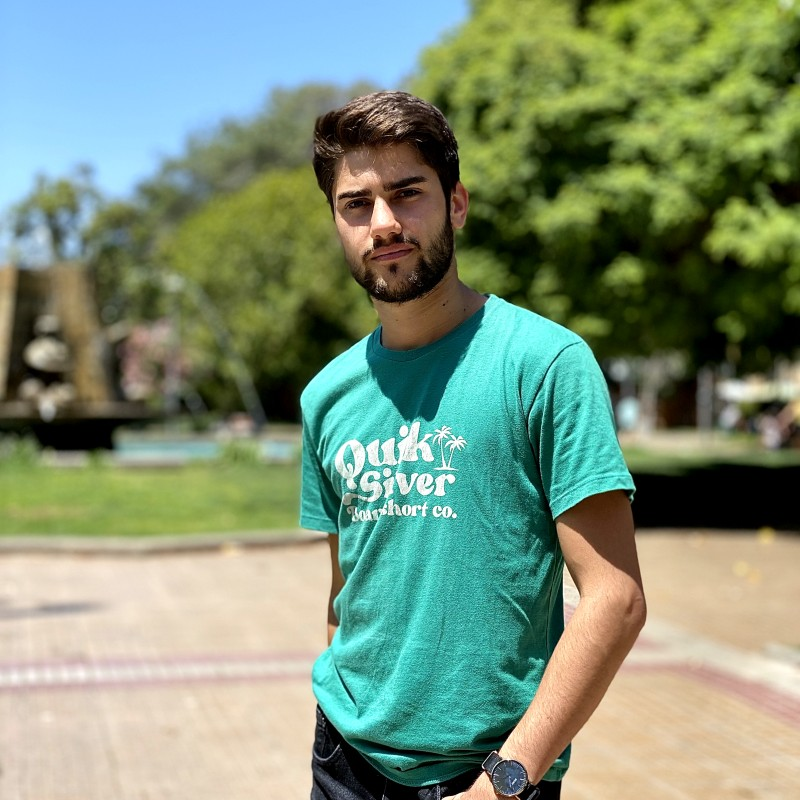
#> input picture TP2/test.jpeg, 800 x 800 px
$ python image_proccessing.py
#> lines starting #> are read from the running program, lines starting #| are printed output that depends on the picture
import logging
import cv2 as cv
import asyncio
import os


async def black_and_white(image_url: str) -> str:
    logging.basicConfig(level=logging.INFO)
    logging.info('image_proccessing.py black_and_white() started')

    image = cv.imread(image_url)
    gray_image = cv.cvtColor(image, cv.COLOR_BGR2GRAY)

    filename, extension = os.path.splitext(image_url)
    bw_image_url = f"{filename}_bw{extension}"

    cv.imwrite(bw_image_url, gray_image)

    logging.info('image_proccessing.py black_and_white() finished')
    return bw_image_url
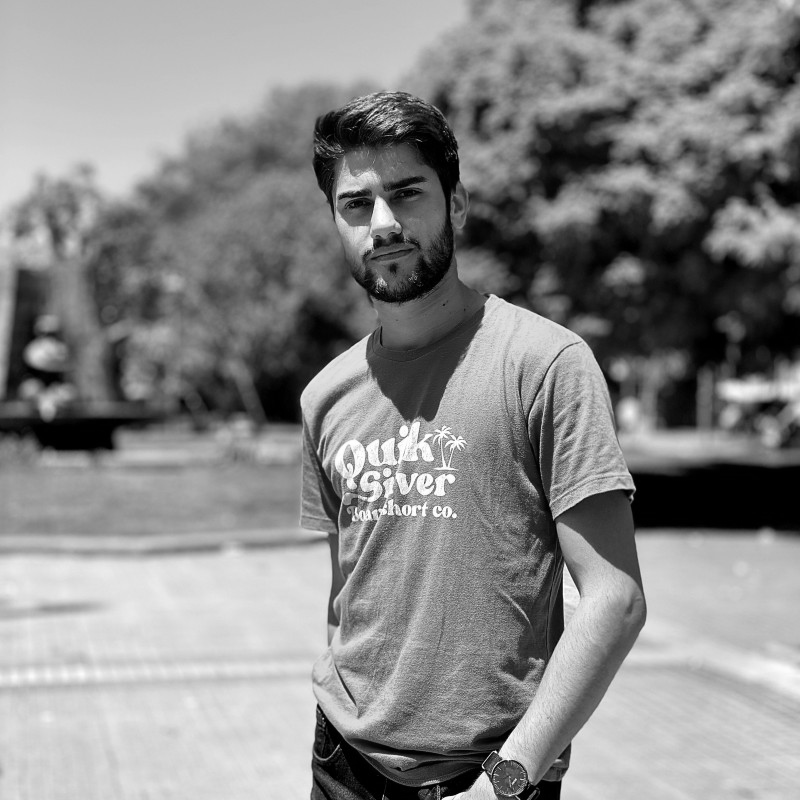
#> saved as test_bw.jpeg: shape (800, 800); min 0, max 255, mean 136.8

if __name__ == '__main__':
    asyncio.run(black_and_white('./test.jpeg'))
